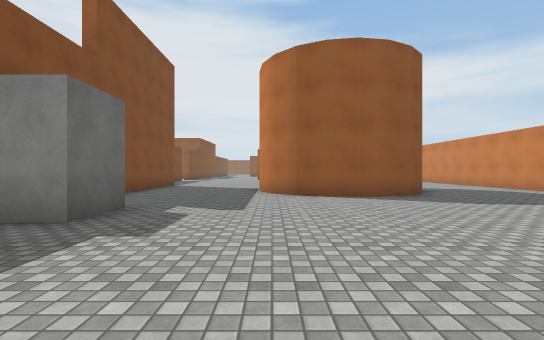
view 1 (above)

23 first-person views from a walk through a scene from a Unity 3-D project. The camera is 1.3 m above the floor, looks level and sees 85° across. The floor is counted in squares, 2 m on a side. Each view is taken from the middle of a square. On the plan, view 1 faces up. The plan holds only what a view shows up to about 9 squares ahead; the rest is blank. The place goes on beyond the plan. The player character is not drawn. Surface patterns are stand-ins for the level's own textures.

view 2
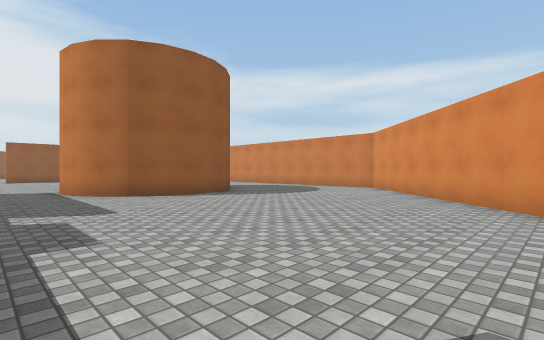

view 3
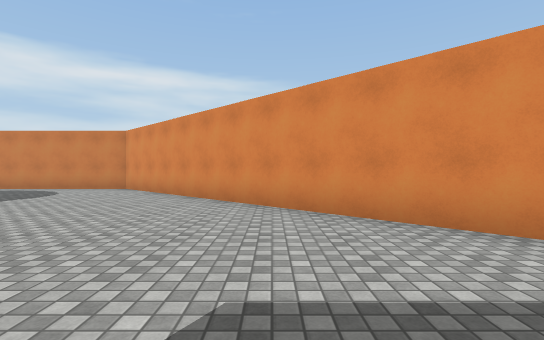

view 4
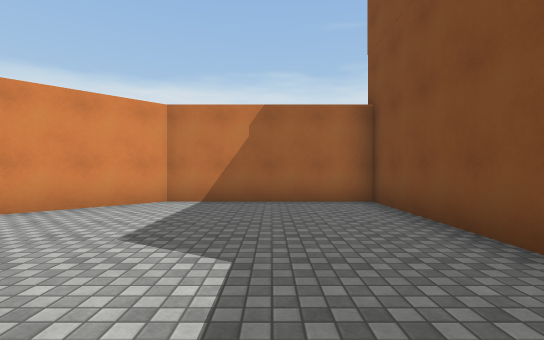

view 5
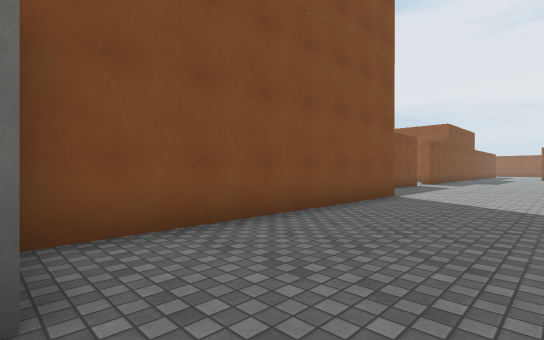

view 6
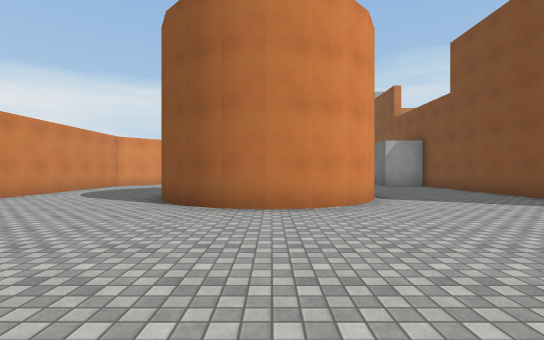

view 7
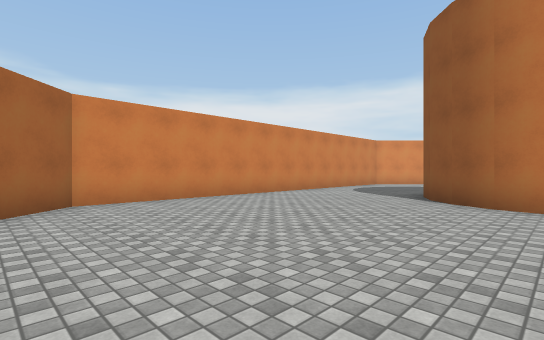

view 8
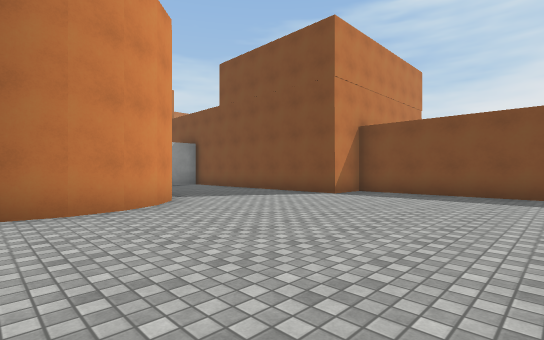

view 9
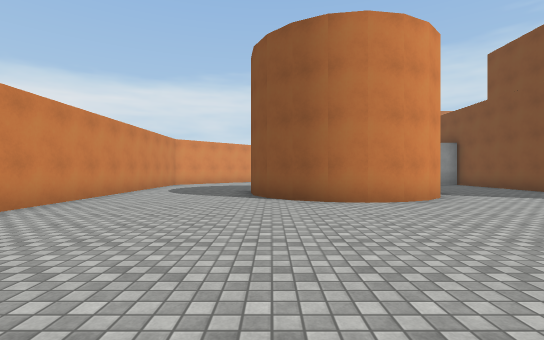

view 10
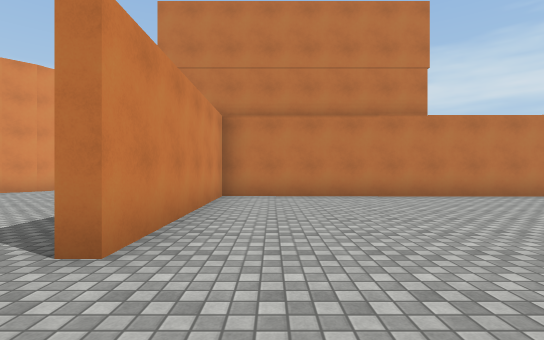

view 11
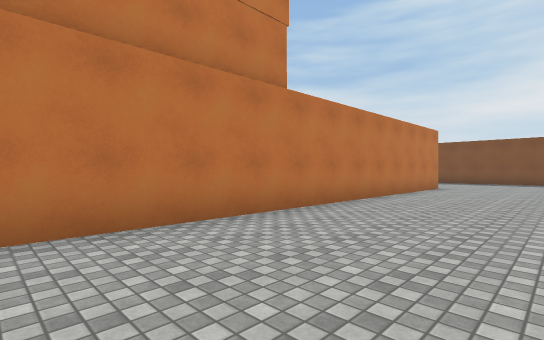

view 12
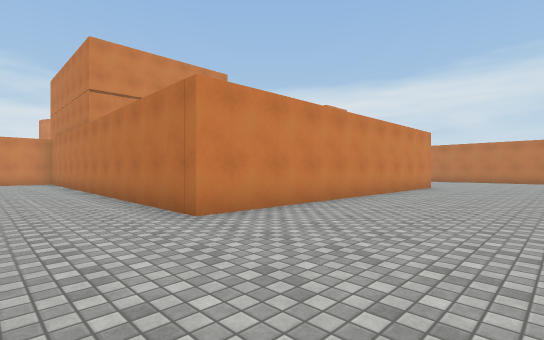

view 13
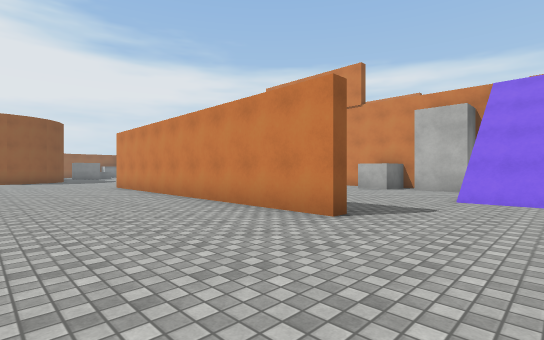

view 14
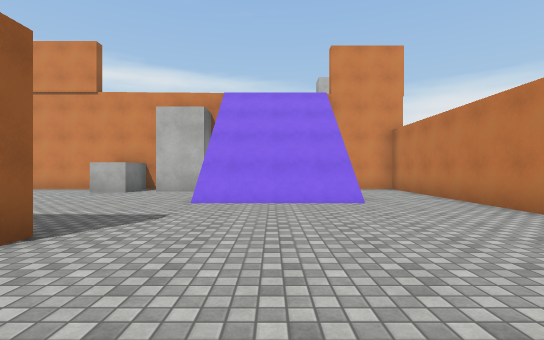

view 15
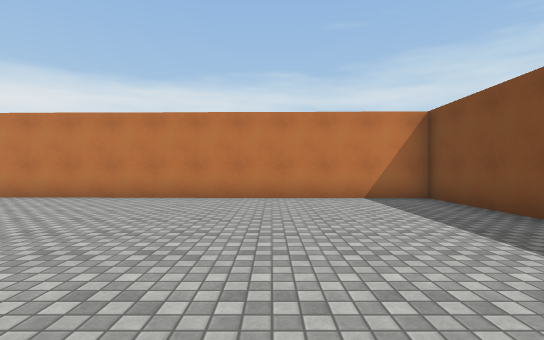

view 16
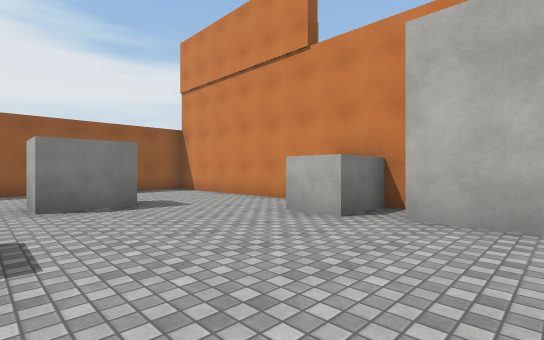

view 17
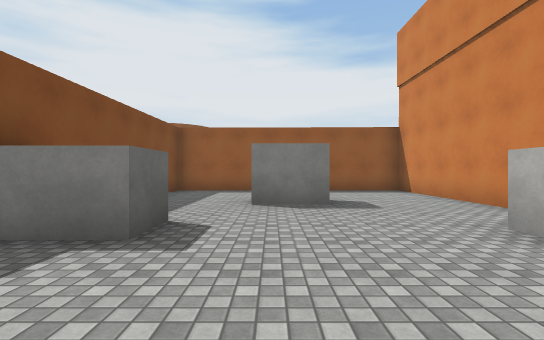

view 18
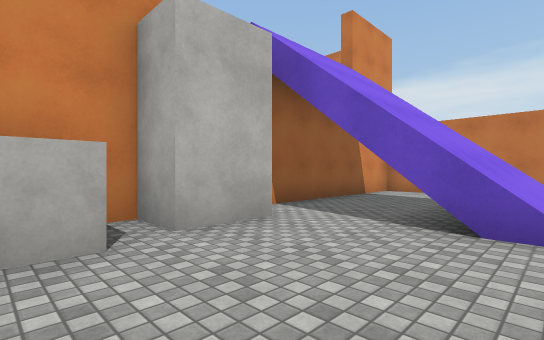

view 19
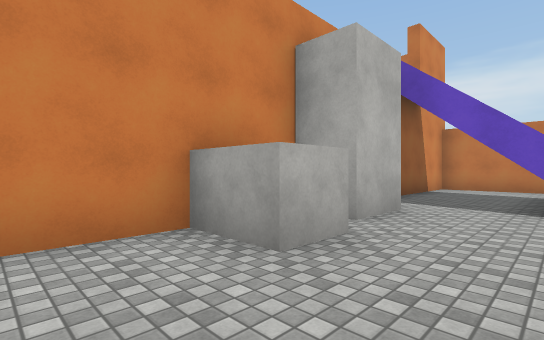

view 20
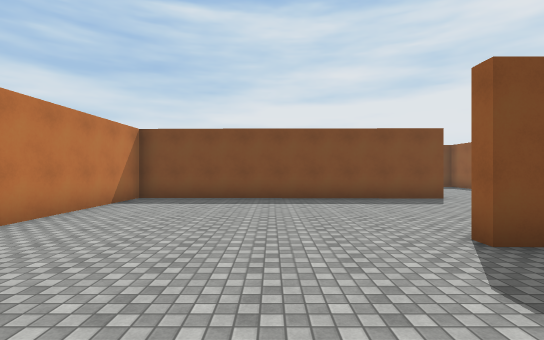

view 21
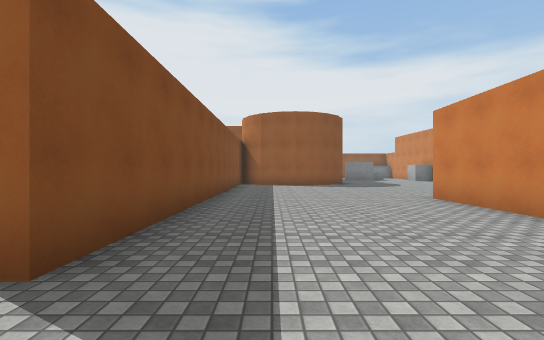

view 22
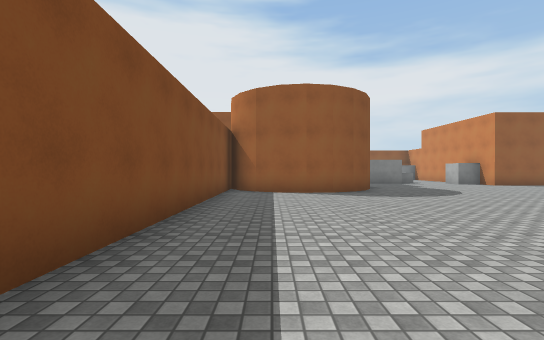

view 23
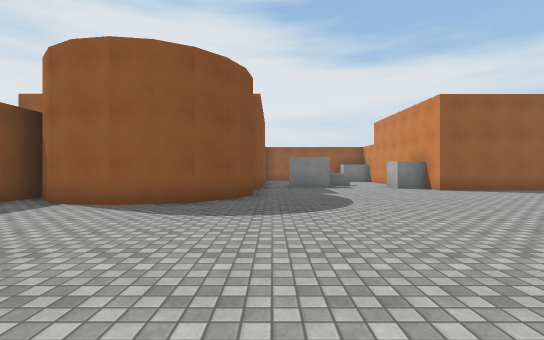

### Floor plan
Points are (right, up) in squares from view 1. A wall is a line through its corners. A room is listed if a view was taken in it or the views show most of it. See-through windows are left out.
Room 1 (views 1, 2, 3, 4, 5, 6, 7, 8, 9)
walls: (-0.3, 10.4) (0.1, 11.1) (0.6, 11.6) (1.3, 12) (2.1, 12.1) (2.9, 12) (3.6, 11.6) (4.1, 11.1) (4.5, 10.4) (4.6, 9.6); (4.2, 8.2) (3.6, 7.6) (2.9, 7.2) (2.1, 7.1) (1.3, 7.2) (0.6, 7.6) (0.1, 8.1) (-0.3, 8.8) (-0.4, 9.6); (-5.4, 16.6) (-5.4, 12.4) (-4.1, 12.4) (-4.1, 5.2); (8.2, 8) (8.2, 16.8) (7.2, 17.8); (-5.8, 17.8) (-5.4, 17.8); (-4.1, 0.8) (-4.1, -3.2) (0.1, -3.2) (7, 3.8)
ways out: opening at (-5, 18.5) to room 2
objects: box (-3, 4) to (-3, 5)
Room 2 (views 10, 11, 12, 13, 14, 15, 16, 17, 18, 19, 20, 21, 22, 23)
walls: (-15, 12.4) (-15.6, 12.4); (-18.1, 4) (-18.1, 3.3) (-18.5, 3.3) (-18.3, 12.8) (-5.8, 12.6) (-5.8, 17.8); (-12, 3) (-12, 4.5) (-11, 4.5) (-11, 12); (-23.4, 6) (-23.4, -2.8) (-11.3, -3.1); (-18.5, 20.9) (-18.6, 20.2) (-19, 19.5) (-19.5, 19) (-20.2, 18.6) (-21, 18.5) (-21.8, 18.6) (-22.5, 19); (-23.4, 20) (-23.4, 7.6); (-11, -2.8) (-11, 2)
ways out: opening at (-5, 18.5) to room 1; opening at (-23, 6.5)
objects: box (-17, 6); box (-15, 9) to (-14, 9); box (-12, 6)

Positions as (right, up) in squares from view 1, and headings:
1: (0, 0), facing up
2: (-2, 0), facing up-right
3: (-2, 0), facing right
4: (-2, 3), facing down
5: (-1, 5), facing up-left
6: (2, 17), facing down
7: (2, 18), facing down-right
8: (3, 17), facing down-left
9: (4, 18), facing down
10: (-7, 20), facing down
11: (-7, 16), facing down-left
12: (-22, 15), facing down-right
13: (-22, 1), facing up-right
14: (-21, 1), facing right
15: (-20, 4), facing down
16: (-16, 3), facing up-right
17: (-15, 3), facing up
18: (-15, 6), facing down-right
19: (-14, 8), facing down-right
20: (-15, 1), facing left
21: (-22, 6), facing up
22: (-22, 10), facing up
23: (-18, 13), facing up
